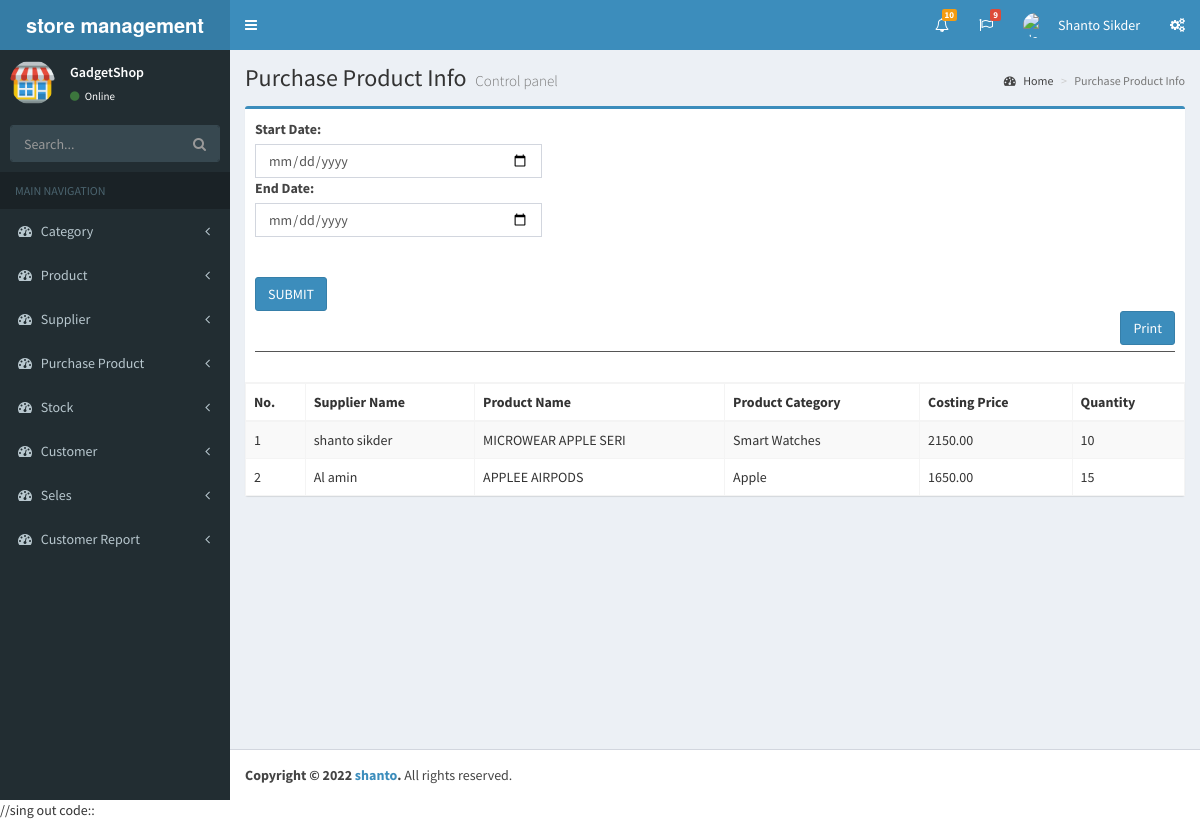
The app's page /purchase_product_info.php (signed in) with its own data.
### tables this page shows
CREATE TABLE `purchase` (
  `id` int(11) NOT NULL,
  `supplier_id` int(11) NOT NULL,
  `product_id` int(11) NOT NULL,
  `date` date NOT NULL,
  `cost_price` double(10,2) NOT NULL,
  `selling_price` double(10,2) NOT NULL,
  `quantity` int(11) NOT NULL,
  `category_id` int(11) NOT NULL
);

CREATE TABLE `supplier` (
  `id` int(11) NOT NULL,
  `name` varchar(50) NOT NULL,
  `phone` varchar(20) NOT NULL,
  `address` varchar(100) NOT NULL,
  `status` tinyint(4) NOT NULL
);

CREATE TABLE `product` (
  `id` int(11) NOT NULL,
  `name` varchar(20) NOT NULL,
  `category_id` int(11) NOT NULL,
  `description` varchar(100) NOT NULL,
  `status` tinyint(4) NOT NULL
);

CREATE TABLE `category` (
  `id` int(11) NOT NULL,
  `name` varchar(50) NOT NULL,
  `status` tinyint(4) NOT NULL
);

### purchase_product_info.php (the view, shortened to what this page needs)
<?php
include('php/db_config.php');
if (isset($_GET['submit'])) {
    $start= $_GET["start_date"];
    $end= $_GET["end_date"];
    $sql = "SELECT * FROM purchase WHERE date BETWEEN '$start'  AND '$end'";
    $data = $db->query($sql);
} else {
    $sql = "SELECT * FROM purchase";
    $data = $db->query($sql);
}
include('layout/header.php') ?>
<?php include('layout/sideber.php') ?>
<div class="content-wrapper">
    <section class="content-header">
        <h1>
            Purchase Product Info
            <small>Control panel</small>
        </h1>
        <ol class="breadcrumb">
            <li><a href="dashboard.php"><i class="fa fa-dashboard"></i> Home</a></li>
            <li class="active">Purchase Product Info</li>
        </ol>
    </section>
    <section class="content">
        <div class="row">
            <div class="col-md-12">
                <div class="box box-primary">
                    <div class="box-header with-border">
                        <div class="row">
                            <div class="col-md-4">
                                <form action="purchase_product_info.php" method="get">
                                    <label for="">Start Date: </label>
                                    <input class="form-control" type="date" name="start_date">
                                    <label for="">End Date: </label>
                                    <input type="date" class="form-control" name="end_date"><br><br>
                                    <button class="btn btn-primary" type="submit" name="submit" value="submit">SUBMIT</button>
                                </form>
                            </div>
                        </div>
                           <button class="pull-right btn btn-primary" onclick="getprint('prinarea')">Print</button><br><hr>
                    </div>
                    <div id="prinarea">
                    <table class="table table-striped table-bordered">
                        <thead>
                            <tr>
                                <th>No. </th>
                                <th>Supplier Name </th>
                                <th>Product Name </th>
                                <th>Product Category </th>
                                <th>Costing Price </th>
                                <th>Quantity </th>
                            </tr>
                        </thead>
                        <tbody>
                            <?php while ($row = $data->fetch_object()) {  ?>
                                <tr>
                                    <td><?php echo $row->id; ?></td>
                                    <?php
                                    $productData = $db->query("SELECT * FROM supplier WHERE id = $row->supplier_id LIMIT 1");
                                    while ($prow = $productData->fetch_object()) {
                                    ?>
                                        <td><?php echo $prow->name; ?></td>
                                    <?php } ?>
                                    <?php
                                    $productData = $db->query("SELECT * FROM product WHERE id = $row->product_id LIMIT 1");
                                    while ($prow = $productData->fetch_object()) {
                                    ?>
                                        <td><?php echo $prow->name; ?></td>
                                    <?php } ?>
                                    <?php
                                    $productData = $db->query("SELECT * FROM category WHERE id = $row->category_id LIMIT 1");
                                    while ($prow = $productData->fetch_object()) {
                                    ?>
                                        <td><?php echo $prow->name; ?></td>
                                    <?php } ?>
                                    <td><?php echo $row->cost_price; ?></td>
                                    <td><?php echo $row->quantity; ?></td>
                                </tr>
                            <?php } ?>
                        </tbody>
                    </table>
                    </div>
                </div>
            </div>
        </div>
    </section>
</div>
<?php include('layout/footer.php'); ?>

### records on screen
purchase: id "1", cost_price "2150.00", quantity "10"
supplier: name "shanto sikder"
product: name "MICROWEAR APPLE SERI"
category: name "Smart Watches"
purchase: id "2", cost_price "1650.00", quantity "15"
supplier: name "Al amin"
product: name "APPLEE AIRPODS"
category: name "Apple"
